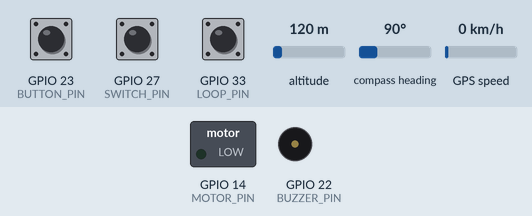
Recording of a sketch running on a simulated ESP32. On the bench: switched loads named in the sketch (green lamp = pin HIGH), buzzer (waves = sounding, pin HIGH). The test bench sets the inputs (shaded band); at power-on: GPIO 27 (SWITCH_PIN) LOW, GPIO 33 (LOOP_PIN) HIGH, GPIO 23 (BUTTON_PIN) HIGH, altitude 120 m, compass heading 90°, GPS speed 0 km/h. WiFi joins after 1.5 s; servers stay silent unless stated; the local clock reads 2024-03-15 10:24:30 at power-on unless the sketch sets it; random numbers use the default seed unless the sketch sets one; the GPS gets a fix after 3 s at 37.7749, -122.4194 with 8 satellites; what the sketch prints to the serial monitor is not drawn.

Above: at 2.7 s.
2.8 s: GPIO 27 (SWITCH_PIN) pulled HIGH for 0.15 s
At 4.2 s:
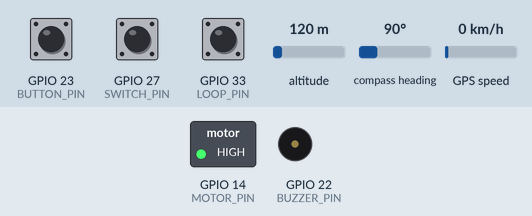
7.0 s: GPIO 33 (LOOP_PIN) pulled LOW for 0.15 s
At 8.1 s:
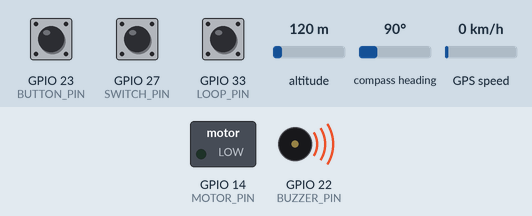
8.7 s: GPIO 23 (BUTTON_PIN) pulled LOW for 0.15 s
At 9.9 s:
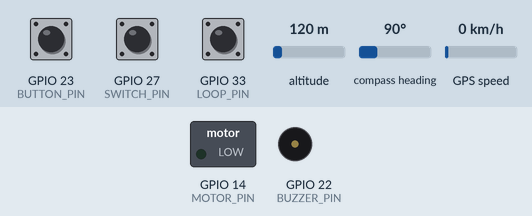
10.3 s: GPIO 27 (SWITCH_PIN) pulled HIGH for 1 s
At 11.2 s:
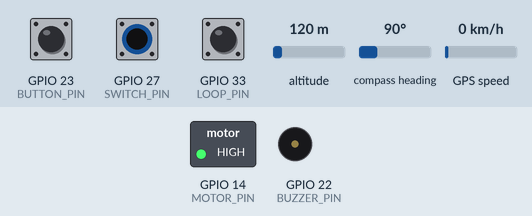
15.3 s: GPIO 33 (LOOP_PIN) pulled LOW for 1 s
At 16.9 s:
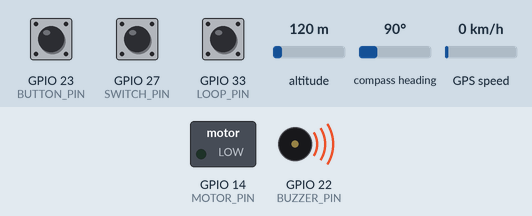
17.8 s: GPIO 23 (BUTTON_PIN) pulled LOW for 1 s
At 19.2 s:
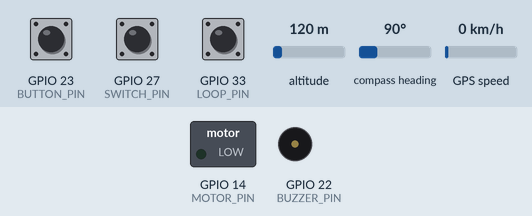
Timing chart, 0 to 20.8 s (numbered marks = the images above; inputs shaded):
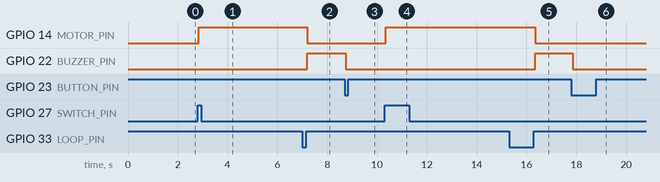

Measured:
- after the input at 2.8 s, GPIO 14 (MOTOR_PIN): LOW → HIGH after 0.05 s
- after the input at 7.0 s, GPIO 14 (MOTOR_PIN): HIGH → LOW after 0.20 s; GPIO 22 (BUZZER_PIN): LOW → HIGH after 0.20 s
- after the input at 8.7 s, GPIO 22 (BUZZER_PIN): HIGH → LOW after 0.05 s
- after the input at 10.3 s, GPIO 14 (MOTOR_PIN): LOW → HIGH after 0.05 s
- after the input at 15.3 s, GPIO 22 (BUZZER_PIN): LOW → HIGH after 1.1 s
- after the input at 17.8 s, GPIO 22 (BUZZER_PIN): HIGH → LOW after 0.05 s

The sketch:

autocrash.ino
```cpp
// Autocrash SOS OG code
#include <WiFi.h>
#include <Firebase_ESP_Client.h>
#include <TinyGPS++.h>
#include <HardwareSerial.h>
#include <ArduinoJson.h>
#include <time.h>

// ===== WiFi =====
#define WIFI_SSID "XXXX"  // Change your ssid
#define WIFI_PASSWORD "YYYY" // Change your password

// ===== Firebase =====
#define API_KEY "xxxxxxxxxxxxxxxxxxxxxx"  // change your API Key
#define FIRESTORE_PROJECT_ID "yyyyyyyy"   // Change your firebase project_id
#define DATABASE_URL "zzzzzzzzzzzzzzz/"   // Change your URL

// Firebase Objects
FirebaseData fbdo;
FirebaseAuth auth;
FirebaseConfig config;
FirebaseJson json;

// ===== GPS & SIM800L =====
TinyGPSPlus gps;
HardwareSerial gpsSerial(2);
HardwareSerial sim800l(1);

// ===== Pins =====
#define GPS_RX 16
#define GPS_TX 17
#define SIM800L_RX 4
#define SIM800L_TX 5

#define BUZZER_PIN 22
#define BUTTON_PIN 23          // Push button: INPUT_PULLUP (pressed = LOW)
#define MOTOR_PIN 14           // Air pump driver (use proper transistor/driver)
#define SWITCH_PIN 27          // YL-99 OUT pin (active HIGH on impact)
#define LOOP_PIN   33          // Circuit break loop to GND, uses INPUT_PULLUP

// pumb, Circuit break loop, and YL-99 are just to simulate the airbag deplayment

// ===== Timings =====
const unsigned long PUMP_DURATION_MS = 6000UL;   // 6 s pump
const unsigned long CANCEL_WINDOW_MS = 10000UL;  // 10 s to cancel
const unsigned long DEBOUNCE_MS      = 50UL;     // 50 ms debounce

// ===== State machine =====
enum SystemState {
  IDLE,
  PUMPING,
  ALERT_PENDING
};
SystemState state = IDLE;

// Timers
unsigned long pumpStartTime  = 0;
unsigned long alertStartTime = 0;

// Debounce storage
bool lastCollisionStable = false;
unsigned long lastCollisionChangeMs = 0;

bool lastButtonStable = false;
unsigned long lastButtonChangeMs = 0;

bool lastLoopStable = false;
unsigned long lastLoopChangeMs = 0;

// GPS cache
float lastLatitude = 0.0f;
float lastLongitude = 0.0f;

// ===== Forward declarations =====
void readGPS();
void sendATCommand(const String& command, int delayTime);
void sendSMSWithLocation(float latitude, float longitude);
void logAccident(bool loopBroken, float latitude, float longitude);
void updateRealtimeDatabase(bool loopBroken, float latitude, float longitude);

// ===== Simple raw reads (before debounce) =====
inline bool readCollisionRaw() { // YL-99 active HIGH
  return digitalRead(SWITCH_PIN) == HIGH;
}
inline bool readButtonRaw() {    // INPUT_PULLUP: pressed LOW
  return digitalRead(BUTTON_PIN) == LOW;
}
inline bool readLoopBrokenRaw() { // INPUT_PULLUP: intact LOW, broken HIGH
  return digitalRead(LOOP_PIN) == HIGH;
}

// ===== Debounce helper =====
bool debounce(bool raw, bool &lastStable, unsigned long &lastChangeTs) {
  unsigned long now = millis();
  if (raw != lastStable) {
    if (now - lastChangeTs >= DEBOUNCE_MS) {
      lastStable = raw;
      lastChangeTs = now;
      return true;   // A stable change occurred
    }
    // else wait until stable
  } else {
    // keep timestamp fresh to avoid long gaps on stable signals
    lastChangeTs = now;
  }
  return false;
}

// ===== SIM800L helpers =====
void sendATCommand(const String& command, int delayTime) {
  sim800l.println(command);
  delay(delayTime);
  while (sim800l.available()) {
    Serial.println(sim800l.readString());
  }
}

void sendSMSWithLocation(float latitude, float longitude) {
  String gmapLink = "https://maps.google.com/?q=" + String(latitude, 6) + "," + String(longitude, 6);
  String message  = "Accident Detected! Location: " + gmapLink;

  sendATCommand("AT+CMGF=1", 1000);
  sendATCommand("ATD+911234567890;", 10000); // Call  // change your receiver mobile number with country code
  delay(1000);
  sendATCommand("ATH", 1000);               // Hangup
  sendATCommand("AT+CMGS=\"+911234567890\"", 1000); // SMS // change your receiver mobile number with country code
  sim800l.print(message);
  sim800l.write(26); // CTRL+Z
  delay(3000);
}

// ===== Firebase: Firestore log =====
void logAccident(bool loopBroken, float latitude, float longitude) {
  String accidentDocPath = "accidents/" + String(random(100000, 999999));
  FirebaseJson json;

  json.set("fields/accident-status/booleanValue", loopBroken);
  json.set("fields/fire-status/booleanValue", false);
  json.set("fields/ambulance-status/stringValue", "Not allocated");
  json.set("fields/latitude/doubleValue", latitude);
  json.set("fields/longitude/doubleValue", longitude);

  struct tm timeinfo;
  if (!getLocalTime(&timeinfo)) {
    Serial.println("Failed to get NTP time");
    json.set("fields/timestamp/stringValue", "NTP time unavailable");
  } else {
    char timestamp[30];
    strftime(timestamp, sizeof(timestamp), "%Y-%m-%d %H:%M:%S", &timeinfo);
    json.set("fields/timestamp/stringValue", String(timestamp));
  }

  Serial.print("Firestore log... ");
  if (Firebase.Firestore.createDocument(&fbdo, FIRESTORE_PROJECT_ID, "", accidentDocPath.c_str(), json.raw())) {
    Serial.println("OK");
  } else {
    Serial.print("Failed: ");
    Serial.println(fbdo.errorReason());
  }
}

// ===== Firebase: Realtime DB =====
void updateRealtimeDatabase(bool loopBroken, float latitude, float longitude) {
  FirebaseJson json;
  json.set("/accident-status", loopBroken);
  json.set("/fire-status", false);
  json.set("/location/latitude", latitude);
  json.set("/location/longitude", longitude);
  json.set("/timestamp", String(millis()));

  Serial.print("RTDB update... ");
  if (Firebase.RTDB.setJSON(&fbdo, "/liveData", &json)) {
    Serial.println("OK");
  } else {
    Serial.print("Failed: ");
    Serial.println(fbdo.errorReason());
  }
}

// ===== GPS =====
void readGPS() {
  while (gpsSerial.available() > 0) {
    gps.encode(gpsSerial.read());
  }
}

// ===== Setup =====
void setup() {
  Serial.begin(115200);

  // --- Network time (for Firestore logs) ---
  WiFi.begin(WIFI_SSID, WIFI_PASSWORD);
  Serial.print("Connecting to Wi-Fi");
  while (WiFi.status() != WL_CONNECTED) {
    Serial.print(".");
    delay(300);
  }
  Serial.println("\nConnected");
  configTime(19800, 0, "pool.ntp.org"); // IST

  // --- Firebase ---
  config.api_key = API_KEY;
  config.database_url = DATABASE_URL;
  auth.user.email = "autocrash@gmail.com";  // change your mail(firebase)
  auth.user.password = "12345678";         // change your password(firebase)
  Firebase.begin(&config, &auth);
  Firebase.reconnectWiFi(true);

  // --- Serial peripherals ---
  gpsSerial.begin(9600, SERIAL_8N1, GPS_RX, GPS_TX);
  sim800l.begin(9600, SERIAL_8N1, SIM800L_RX, SIM800L_TX);

  // --- IO directions ---
  pinMode(BUZZER_PIN, OUTPUT);          digitalWrite(BUZZER_PIN, LOW);
  pinMode(MOTOR_PIN, OUTPUT);           digitalWrite(MOTOR_PIN, LOW);

  pinMode(BUTTON_PIN, INPUT_PULLUP);    // pressed = LOW
  pinMode(SWITCH_PIN, INPUT);           // YL-99 OUT drives HIGH on impact
  pinMode(LOOP_PIN, INPUT_PULLUP);      // loop intact = LOW, broken = HIGH

  // Init debounce baselines
  lastCollisionStable   = readCollisionRaw();
  lastButtonStable      = readButtonRaw();
  lastLoopStable        = readLoopBrokenRaw();
  unsigned long now     = millis();
  lastCollisionChangeMs = now;
  lastButtonChangeMs    = now;
  lastLoopChangeMs      = now;

  state = IDLE;
}

// ===== Loop =====
void loop() {
  unsigned long now = millis();

  // GPS update
  readGPS();
  float latitude  = gps.location.isValid() ? gps.location.lat() : lastLatitude;
  float longitude = gps.location.isValid() ? gps.location.lng() : lastLongitude;

  // Read raw inputs
  bool collisionRaw  = readCollisionRaw();   // active on HIGH
  bool buttonRaw     = readButtonRaw();      // pressed LOW (INPUT_PULLUP)
  bool loopBrokenRaw = readLoopBrokenRaw();  // broken HIGH

  // Debounce to get stable signals + detect edges
  bool collisionChanged = debounce(collisionRaw,  lastCollisionStable, lastCollisionChangeMs);
  bool buttonChanged    = debounce(buttonRaw,     lastButtonStable,    lastButtonChangeMs);
  bool loopChanged      = debounce(loopBrokenRaw, lastLoopStable,      lastLoopChangeMs);

  bool collision  = lastCollisionStable;
  bool pressed    = lastButtonStable;
  bool loopBroken = lastLoopStable;

  // State machine
  switch (state) {

    case IDLE: {
      // Start pump only on a NEW impact (rising edge to HIGH)
      if (collision && collisionChanged) {
        Serial.println("Impact detected -> PUMPING");
        digitalWrite(MOTOR_PIN, HIGH);
        pumpStartTime = now;
        state = PUMPING;
      }
      // If loop is somehow already broken, start alert window immediately
      if (loopBroken && loopChanged) {
        Serial.println("Loop broken -> ALERT_PENDING");
        digitalWrite(BUZZER_PIN, HIGH);
        alertStartTime = now;
        state = ALERT_PENDING;
      }
      break;
    }

    case PUMPING: {
      // If loop breaks while pumping -> go alert immediately
      if (loopBroken && loopChanged) {
        Serial.println("Loop broken during PUMPING -> ALERT_PENDING");
        digitalWrite(MOTOR_PIN, LOW);
        digitalWrite(BUZZER_PIN, HIGH);
        alertStartTime = now;
        state = ALERT_PENDING;
        break;
      }
      // Stop pump after 6 s
      if (now - pumpStartTime >= PUMP_DURATION_MS) {
        Serial.println("Pump stopped (6 s).");
        digitalWrite(MOTOR_PIN, LOW);
        state = IDLE; // wait for loop break or another impact
      }
      break;
    }

    case ALERT_PENDING: {
      // Driver cancel within 10 s
      if (pressed && buttonChanged) {
        Serial.println("Alert cancelled by driver.");
        digitalWrite(BUZZER_PIN, LOW);
        state = IDLE;
        break;
      }
      // Timeout -> send alerts
      if (now - alertStartTime >= CANCEL_WINDOW_MS) {
        Serial.println("Sending call/SMS + Firebase log...");
        digitalWrite(BUZZER_PIN, LOW);

        sendSMSWithLocation(latitude, longitude);
        logAccident(true, latitude, longitude);
        updateRealtimeDatabase(true, latitude, longitude);

        state = IDLE;
      }
      break;
    }
  }

  // Save GPS for next loop
  lastLatitude = latitude;
  lastLongitude = longitude;

  // Keep loop responsive
  delay(5);
}
```
